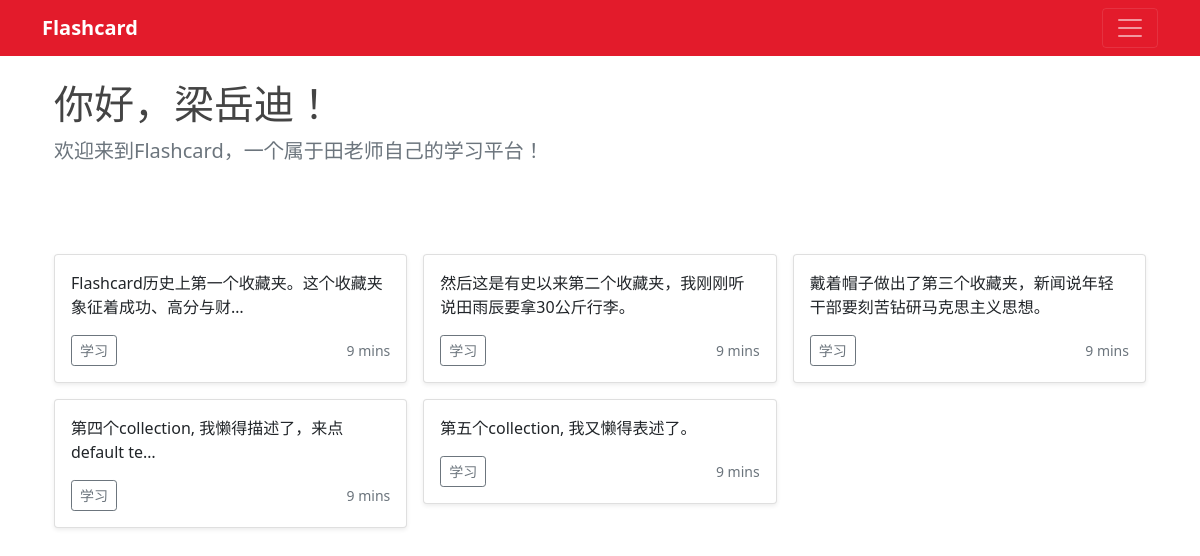
Before: / (signed in) with the older database file.
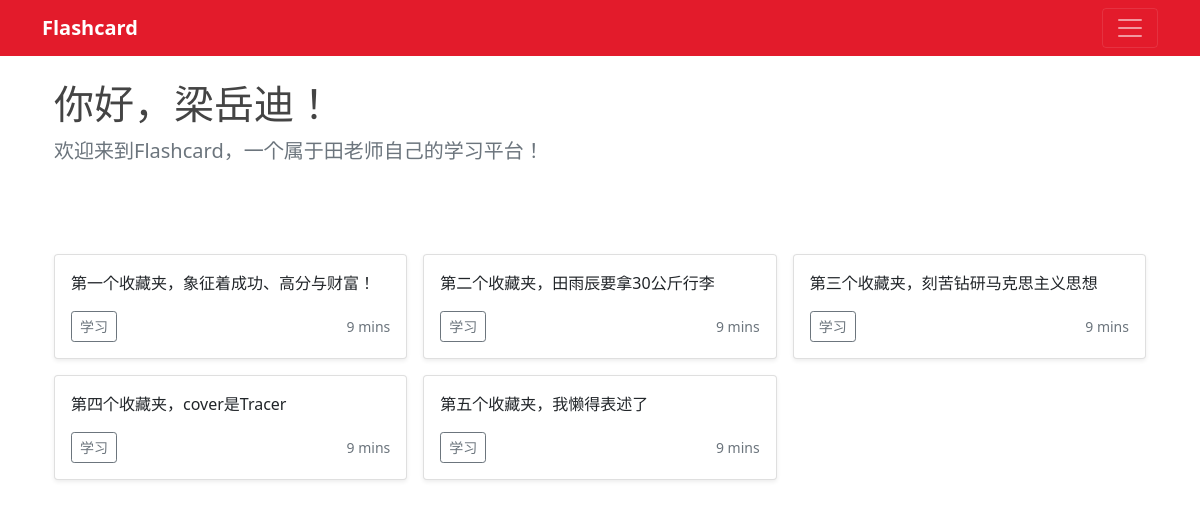
After: the same page with the newer database file.
### users/models.py (models this page shows, shortened)
class User(AbstractBaseUser, PermissionsMixin):
	objects = UserManager()
	is_active = models.BooleanField(default=True)
	is_admin = models.BooleanField(default=False)
	is_staff = models.BooleanField(default=False)
	invitation_code = models.CharField(_('invitation_code'), unique=True, max_length=5, blank=True, default='')
	USERNAME_FIELD = 'invitation_code'
	last_name = models.CharField(_('last name'), max_length=10, blank=True, default='')
	first_name = models.CharField(_('first name'), max_length=10, blank=True, default='')
	owned_collections = models.ManyToManyField(Collection, through='Ownership')
	date_joined = models.DateTimeField(default=timezone.now)

### flashcards/models.py (models this page shows, shortened)
class Collection(models.Model):
	label = models.CharField(max_length=20)
	image = models.ImageField(default='default.jpg', upload_to='collection_thumbnails')
	description = models.TextField(default='')

### flashcards/views.py (the view)
# urls.py: path('', login_required(HomeView.as_view()), name='home'),
class HomeView(ListView):
	model = Collection
	template_name = 'flashcards/home.html'
	context_object_name = 'collections'
	def get_queryset(self):
		return self.request.user.owned_collections.all()

### flashcards/templates/flashcards/home.html (shortened to what this page needs)
{% extends "users/home_base.html" %}
{% block home_content %}
<section class="py-4 container">
	<div class="col-lg-12 col-md-8 mx-auto">
		<h1 class="fw-light">你好，{{ user.last_name }}{{ user.first_name }}！</h1>
		<p class="lead text-muted">欢迎来到Flashcard，一个属于田老师自己的学习平台！</p>
	</div>
</section>
<div class="album py-5">
	<div class="container">
		<div class="row row-cols-1 row-cols-sm-2 row-cols-md-3 g-3">
			{% for collection in collections %}
			<div class="col">
				<div class="card shadow-sm">
					<div class="card-body">
						<p class="card-text">{{ collection.label | truncatechars:35}}</p>
						<div class="d-flex justify-content-between align-items-center">
							<div class="btn-group">
								<a type="button" class="btn btn-sm btn-outline-secondary" href="{% url 'collection' collection.id %}">学习</a>
							</div>
							<small class="text-muted">9 mins</small>
						</div>
					</div>
				</div>
			</div>
			{% endfor %}
		</div>
	</div>
</div>
{% endblock home_content %}

### users/templates/users/home_base.html (shortened to what this page needs)
{% extends "users/base.html" %}
{% block content%}
<body>
	<header>
		<div class="navbar navbar-dark" style="background-color: #e31b2b;">
			<div class="container">
				<a href="{% url 'home' %}" class="navbar-brand d-flex align-items-center">
					<strong>Flashcard</strong>
				</a>
				<button class="navbar-toggler" type="button" data-bs-toggle="collapse" data-bs-target="#navbar_header" aria-controls="navbar_header" aria-expanded="false" aria-label="Toggle navigation">
					<span class="navbar-toggler-icon"></span>
				</button>
			</div>
		</div>
	</header>
</body>
<main role="main" class="container">
	{% block home_content %}{% endblock %}
</main>
{% endblock content %}

### users/templates/users/base.html (shortened to what this page needs)
{% load static %}
<!DOCTYPE html>
<html>
<head>
	<link href="https://cdn.jsdelivr.net/npm/bootstrap@5.0.0-beta1/dist/css/bootstrap.min.css" rel="stylesheet">
	<link rel="stylesheet" type="text/css" href="{% static 'users/main.css' %}">
	<link rel="stylesheet" href="https://cdn.jsdelivr.net/npm/bootstrap-icons@1.4.0/font/bootstrap-icons.css">
</head>
{% block content %}{% endblock %}
</html>

### users/static/users/main.css (style rules this page uses)
html, body { height: 100%; }
h1, h2, h3, h4, h5, h6 { color: #444444; }

Changed rows visible on the page:
changed Collection: label "Flashcard历史上第一个收藏夹。这个收藏夹象征着成功、高分与财…" → "第一个收藏夹，象征着成功、高分与财富！"
changed Collection: label "然后这是有史以来第二个收藏夹，我刚刚听说田雨辰要拿30公斤行李。" → "第二个收藏夹，田雨辰要拿30公斤行李"
changed Collection: label "戴着帽子做出了第三个收藏夹，新闻说年轻干部要刻苦钻研马克思主义思想。" → "第三个收藏夹，刻苦钻研马克思主义思想"
changed Collection: label "第四个collection, 我懒得描述了，来点default te…" → "第四个收藏夹，cover是Tracer"
changed Collection: label "第五个collection, 我又懒得表述了。" → "第五个收藏夹，我懒得表述了"
